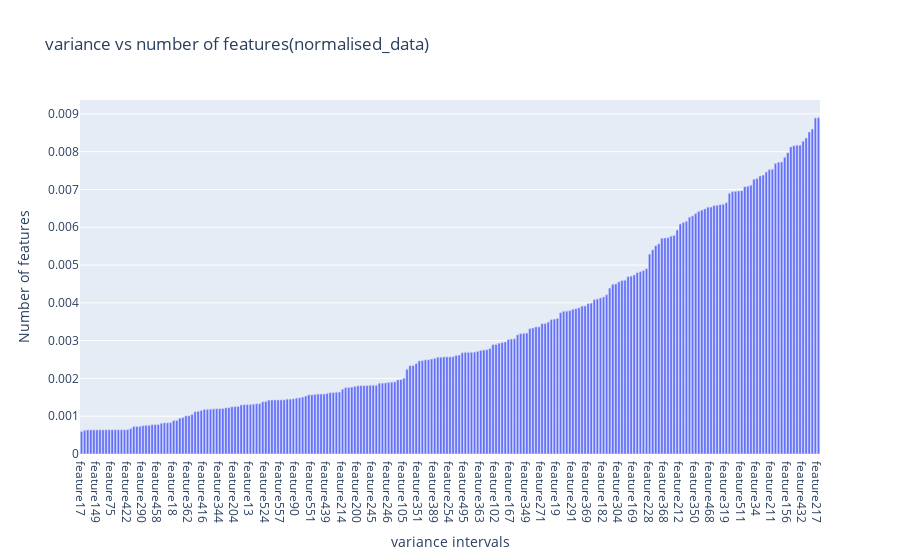

Source (notebook cell):
### Code cell
y_2 = y [y < 0.009].sort_values(ascending=True)
fig_var_nor = px.bar(x=y_2.index, y=y_2, title="variance vs number of features(normalised_data)", text = y_2)
fig_var_nor.update_xaxes(title='variance intervals')
fig_var_nor.update_yaxes(title='Number of features')
fig_var_nor.show()

### Figure 1 — Plotly figure (JSON) as saved in the notebook; plotly's stock layout.template omitted (floating-point values rounded to 4 significant figures; data arrays with more than 128 entries replaced by an {"elided": "..."} marker saying what was removed)
{"data": [{"alignmentgroup": "True", "hovertemplate": "x=%{x}<br>y=%{y}<br>text=%{text}<extra></extra>", "legendgroup": "", "marker": {"color": "#636efa", "pattern": {"shape": ""}}, "name": "", "offsetgroup": "", "orientation": "v", "showlegend": false, "text": {"elided": "241 float values"}, "textposition": "auto", "type": "bar", "x": {"elided": "241 str values"}, "xaxis": "x", "y": {"elided": "241 float values"}, "yaxis": "y"}], "layout": {"barmode": "relative", "legend": {"tracegroupgap": 0}, "title": {"text": "variance vs number of features(normalised_data)"}, "xaxis": {"anchor": "y", "domain": [0, 1], "title": {"text": "variance intervals"}}, "yaxis": {"anchor": "x", "domain": [0, 1], "title": {"text": "Number of features"}}}}
